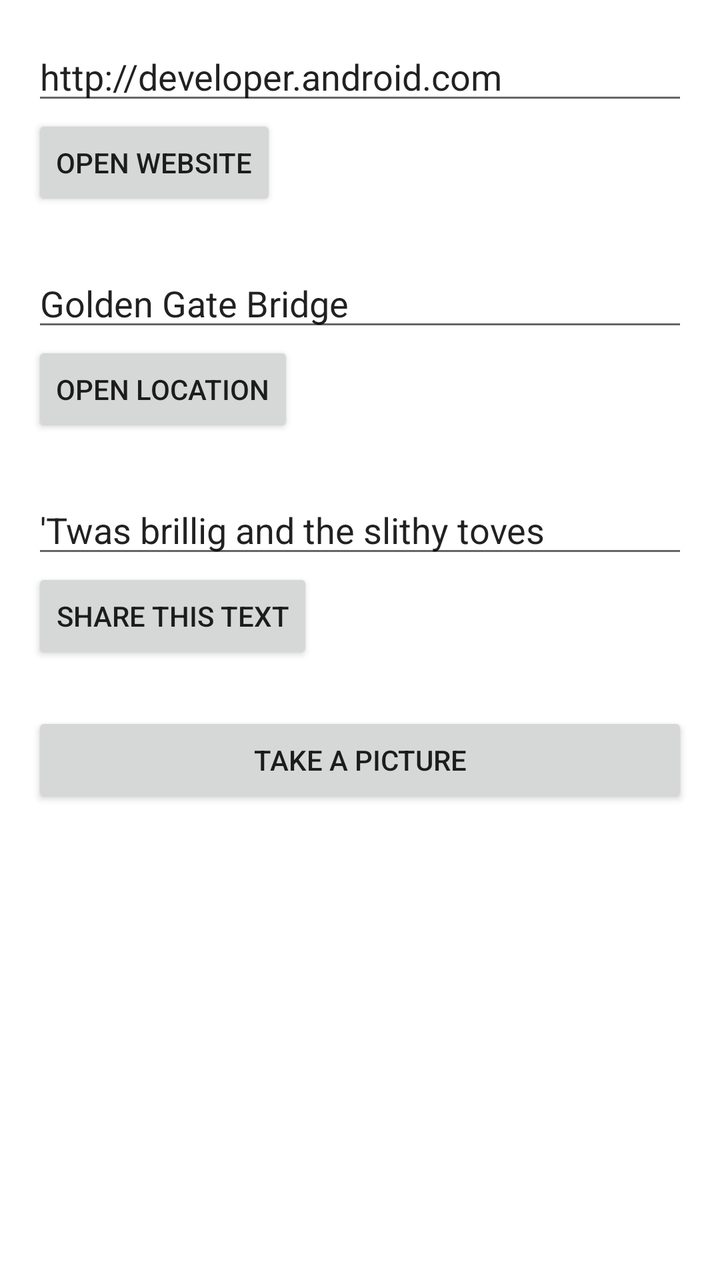
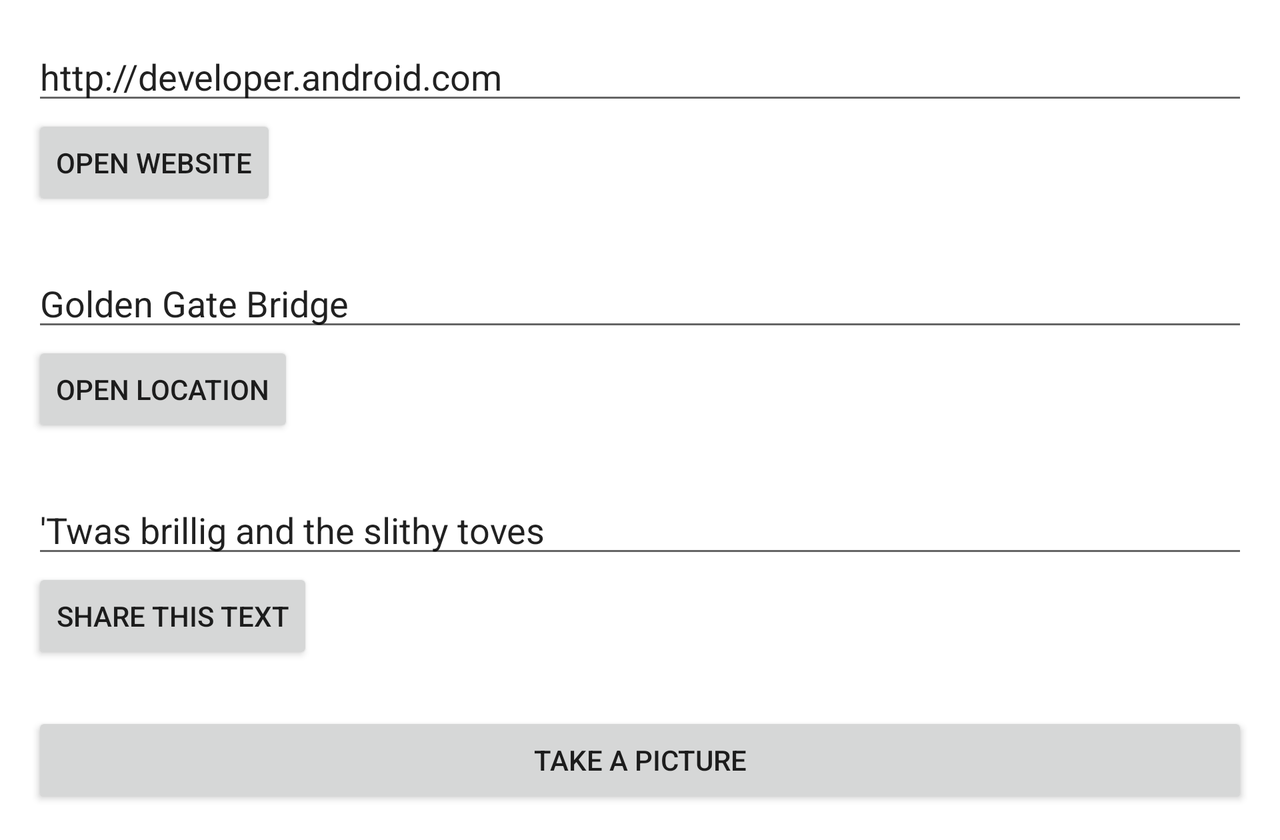

One screen, two layout resources from the same app: the default and the repository's alternative for another configuration. Each is rendered where Android would select it; the XML of both is given below.
<!-- AndroidManifest.xml: application theme Theme.Aston_intensive_2 -->
<!-- res/layout/activity_task_2_3.xml -->
<androidx.appcompat.widget.LinearLayoutCompat xmlns:android="http://schemas.android.com/apk/res/android"
    xmlns:app="http://schemas.android.com/apk/res-auto"
    xmlns:tools="http://schemas.android.com/tools"
    android:layout_width="match_parent"
    android:layout_height="match_parent"
    android:orientation="vertical"
    android:padding="16dp"
    tools:context=".lesson_2.ActivityTask23">

    <androidx.appcompat.widget.AppCompatEditText
        android:id="@+id/website_edittext"
        android:layout_width="match_parent"
        android:layout_height="wrap_content"
        android:text="@string/edittext_uri" />

    <androidx.appcompat.widget.AppCompatButton
        android:id="@+id/open_website_button"
        android:layout_width="wrap_content"
        android:layout_height="wrap_content"
        android:layout_marginBottom="24dp"
        android:text="@string/button_uri" />

    <androidx.appcompat.widget.AppCompatEditText
        android:id="@+id/location_edittext"
        android:layout_width="match_parent"
        android:layout_height="wrap_content"
        android:text="@string/edittext_loc" />

    <androidx.appcompat.widget.AppCompatButton
        android:id="@+id/open_location_button"
        android:layout_width="wrap_content"
        android:layout_height="wrap_content"
        android:layout_marginBottom="24dp"
        android:text="@string/button_loc" />

    <androidx.appcompat.widget.AppCompatEditText
        android:id="@+id/share_edittext"
        android:layout_width="match_parent"
        android:layout_height="wrap_content"
        android:text="@string/edittext_share" />

    <androidx.appcompat.widget.AppCompatButton
        android:id="@+id/share_text_button"
        android:layout_width="wrap_content"
        android:layout_height="wrap_content"
        android:layout_marginBottom="24dp"
        android:text="@string/button_share" />

    <androidx.appcompat.widget.AppCompatButton
        android:id="@+id/take_picture_button"
        android:layout_width="match_parent"
        android:layout_height="wrap_content"
        android:text="@string/activity_task_23_take_picture_string" />
</androidx.appcompat.widget.LinearLayoutCompat>
<!-- resources referenced by this layout -->
<resources>
  <string name="activity_task_23_take_picture_string">Take a Picture</string>
  <string name="button_loc">Open Location</string>
  <string name="button_share">Share This Text</string>
  <string name="button_uri">Open Website</string>
  <string name="edittext_loc">Golden Gate Bridge</string>
  <string name="edittext_share">\'Twas brillig and the slithy toves</string>
  <string name="edittext_uri">http://developer.android.com</string>
  <style name="Theme.Aston_intensive_2" parent="Theme.MaterialComponents.DayNight.DarkActionBar">
          
          <item name="colorPrimary">@color/purple_500</item>
          <item name="colorPrimaryVariant">@color/purple_700</item>
          <item name="colorOnPrimary">@color/white</item>
          
          <item name="colorSecondary">@color/teal_200</item>
          <item name="colorSecondaryVariant">@color/teal_700</item>
          <item name="colorOnSecondary">@color/black</item>
          
          <item name="android:statusBarColor" tools:targetApi="l">?attr/colorPrimaryVariant</item>
          
      </style>
</resources>
<!-- res/layout-land/activity_task_2_3.xml (the repository's variant of the layout above) -->
<!-- drawn on the phone turned sideways -->
<ScrollView xmlns:android="http://schemas.android.com/apk/res/android"
    xmlns:app="http://schemas.android.com/apk/res-auto"
    xmlns:tools="http://schemas.android.com/tools"
    android:layout_width="match_parent"
    android:layout_height="match_parent">

    <androidx.appcompat.widget.LinearLayoutCompat
        android:layout_width="match_parent"
        android:layout_height="wrap_content"
        android:orientation="vertical"
        android:padding="16dp"
        tools:context=".lesson_2.ActivityTask23">

        <androidx.appcompat.widget.AppCompatEditText
            android:id="@+id/website_edittext"
            android:layout_width="match_parent"
            android:layout_height="wrap_content"
            android:text="@string/edittext_uri" />

        <androidx.appcompat.widget.AppCompatButton
            android:id="@+id/open_website_button"
            android:layout_width="wrap_content"
            android:layout_height="wrap_content"
            android:layout_marginBottom="24dp"
            android:text="@string/button_uri" />

        <androidx.appcompat.widget.AppCompatEditText
            android:id="@+id/location_edittext"
            android:layout_width="match_parent"
            android:layout_height="wrap_content"
            android:text="@string/edittext_loc" />

        <androidx.appcompat.widget.AppCompatButton
            android:id="@+id/open_location_button"
            android:layout_width="wrap_content"
            android:layout_height="wrap_content"
            android:layout_marginBottom="24dp"
            android:text="@string/button_loc" />

        <androidx.appcompat.widget.AppCompatEditText
            android:id="@+id/share_edittext"
            android:layout_width="match_parent"
            android:layout_height="wrap_content"
            android:text="@string/edittext_share" />

        <androidx.appcompat.widget.AppCompatButton
            android:id="@+id/share_text_button"
            android:layout_width="wrap_content"
            android:layout_height="wrap_content"
            android:layout_marginBottom="24dp"
            android:text="@string/button_share" />

        <androidx.appcompat.widget.AppCompatButton
            android:id="@+id/take_picture_button"
            android:layout_width="match_parent"
            android:layout_height="wrap_content"
            android:text="@string/activity_task_23_take_picture_string" />
    </androidx.appcompat.widget.LinearLayoutCompat>
</ScrollView>
